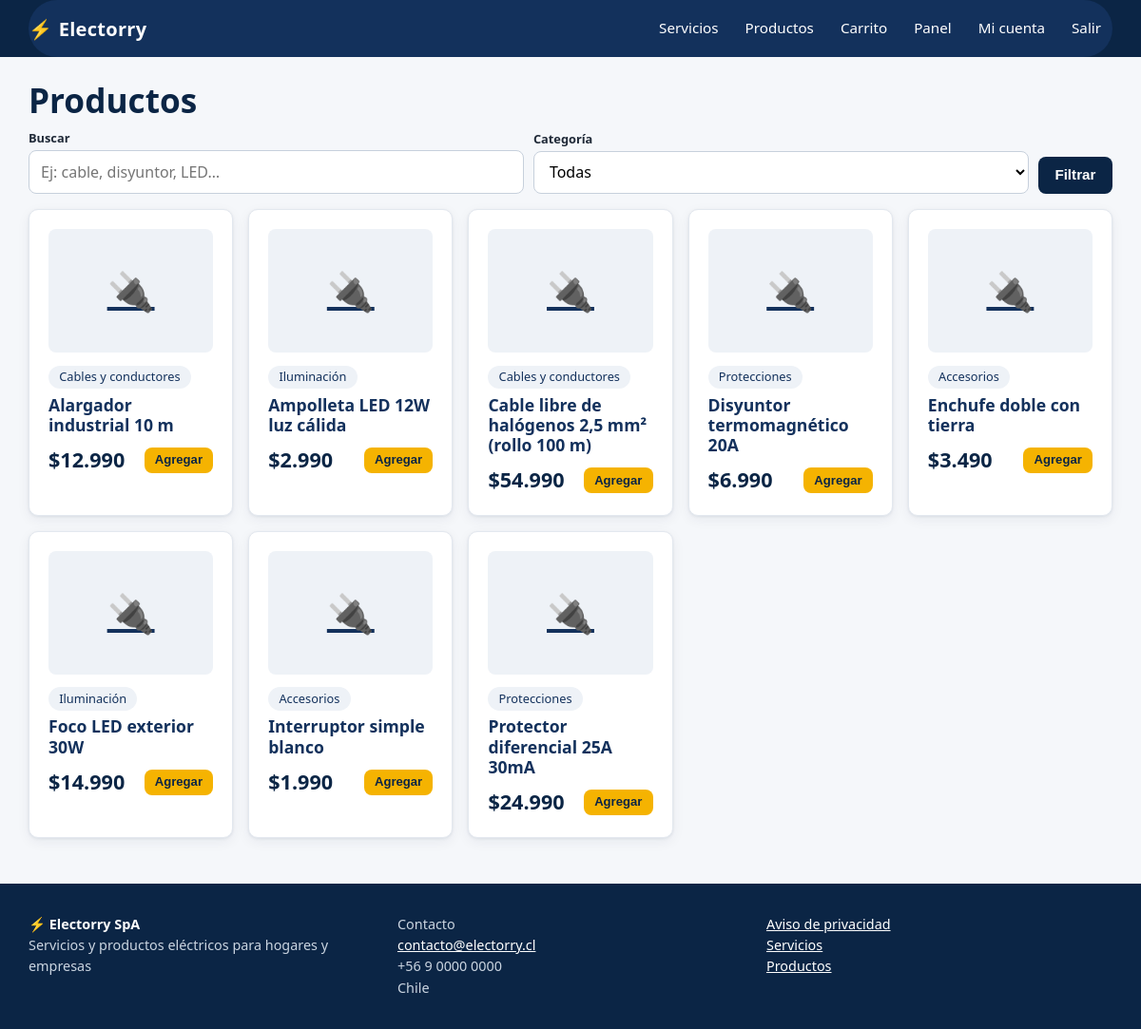
Screenshot of /productos/ (signed in) with the database file from the repository.
### apps/usuarios/models.py (models this page shows, shortened)
class Usuario(AbstractUser):
    username = None
    email = models.EmailField("correo electrónico", unique=True)
    telefono = models.CharField("teléfono", max_length=20, blank=True)
    rol = models.CharField(max_length=10, choices=Rol.choices, default=Rol.CLIENTE, db_index=True)
    acepta_privacidad = models.BooleanField("acepta aviso de privacidad", default=False)
    fecha_privacidad = models.DateTimeField(null=True, blank=True)
    anonimizado = models.BooleanField(default=False)
    USERNAME_FIELD = "email"
    REQUIRED_FIELDS = []
    objects = UsuarioManager()
    class Meta:
        ordering = ["last_name", "first_name"]
        verbose_name = "usuario"
        verbose_name_plural = "usuarios"
    @property
    def es_personal(self):
        return self.rol in (Rol.ADMIN, Rol.INTERNO)

### apps/tienda/models.py (models this page shows, shortened)
class Producto(models.Model):
    categoria = models.ForeignKey(CategoriaProducto, on_delete=models.PROTECT, related_name="productos")
    nombre = models.CharField(max_length=150)
    slug = models.SlugField(max_length=170, unique=True, blank=True)
    descripcion = models.TextField(blank=True)
    precio = models.PositiveIntegerField("precio (IVA incluido)")
    imagen = models.ImageField(upload_to=ruta_imagen_producto, blank=True)
    activo = models.BooleanField(default=True)
    creado = models.DateTimeField(auto_now_add=True)
    class Meta:
        ordering = ["nombre"]
        indexes = [models.Index(fields=["activo", "categoria"]), models.Index(fields=["nombre"])]
    def get_absolute_url(self):
        return reverse("tienda:detalle", kwargs={"slug": self.slug})

class CategoriaProducto(models.Model):
    nombre = models.CharField(max_length=100, unique=True)
    activa = models.BooleanField(default=True)
    class Meta:
        ordering = ["nombre"]
        verbose_name = "categoría de producto"
        verbose_name_plural = "categorías de producto"
    def __str__(self):
        return self.nombre

### apps/tienda/views.py (the view)
# urls.py: path("", views.lista, name="lista"),
def lista(request):
    qs = Producto.objects.select_related("categoria").filter(activo=True, categoria__activa=True)
    q = request.GET.get("q", "").strip()
    cat = request.GET.get("categoria", "")
    if q:
        qs = qs.filter(Q(nombre__icontains=q) | Q(descripcion__icontains=q))
    if cat.isdigit():
        qs = qs.filter(categoria_id=int(cat))
    pagina = Paginator(qs, 12).get_page(request.GET.get("pagina"))
    return render(
        request, "tienda/lista.html",
        {"pagina": pagina, "categorias": CategoriaProducto.objects.filter(activa=True), "q": q, "cat": cat},
    )

### apps/core/context_processors.py (called while the page is built)
def sitio(request):
    carrito_items = 0
    carrito = request.session.get("carrito") if hasattr(request, "session") else None
    if carrito:
        carrito_items = sum(int(c) for c in carrito.values())
    return {
        "EMPRESA": settings.EMPRESA,
        "IVA": settings.IVA_PORCENTAJE,
        "carrito_items": carrito_items,
    }

### apps/core/templatetags/electorry.py (called while the page is built)
@register.filter
def clp(valor):
    return formatear_clp(valor)

### apps/core/utils.py (called while the page is built)
def formatear_clp(valor):
    try:
        return "$" + f"{int(valor):,}".replace(",", ".")
    except (TypeError, ValueError):
        return "$0"

### templates/tienda/lista.html (shortened to what this page needs)
{% extends "base.html" %}
{% block content %}
<h1>Productos</h1>
<form class="filters" method="get">
  <div><label for="q">Buscar</label><input id="q" name="q" value="{{ q }}" placeholder="Ej: cable, disyuntor, LED…"></div>
  <div><label for="categoria">Categoría</label>
    <select id="categoria" name="categoria"><option value="">Todas</option>{% for c in categorias %}<option value="{{ c.pk }}" {% if cat == c.pk|stringformat:"s" %}selected{% endif %}>{{ c.nombre }}</option>{% endfor %}</select></div>
  <div style="flex:0 0 auto"><button class="btn secondary" type="submit">Filtrar</button></div>
</form>
<div class="grid cols-4">
  {% for p in pagina %}{% include "tienda/_tarjeta.html" %}
  {% empty %}<div class="card empty" style="grid-column:1/-1">No encontramos productos con esos filtros.</div>{% endfor %}
</div>
{% endblock %}

### templates/base.html (shortened to what this page needs)
{% load static electorry %}<!doctype html>
<html lang="es">
<head>
  <link rel="stylesheet" href="{% static 'css/app.css' %}">
</head>
<body>
<header class="site-header">
  <div class="container bar" id="barra-navegacion">
    <a class="brand" href="{% url 'core:inicio' %}"><span class="bolt">⚡</span> Electorry</a>
    <nav class="nav" aria-label="Principal">
      <a href="{% url 'catalogo:lista' %}">Servicios</a>
      <a href="{% url 'tienda:lista' %}">Productos</a>
      <a href="{% url 'tienda:carrito' %}">Carrito{% if carrito_items %}<span class="badge-n">{{ carrito_items }}</span>{% endif %}</a>
      {% if user.is_authenticated %}
        {% if user.es_personal %}
          <a href="{% url 'panel:dashboard' %}">Panel</a>
        {% else %}
          <a href="{% url 'solicitudes:mis_solicitudes' %}">Mis solicitudes</a>
          <a href="{% url 'tienda:mis_compras' %}">Mis compras</a>
        {% endif %}
        <a href="{% url 'usuarios:perfil' %}">{{ user.first_name|default:"Mi cuenta" }}</a>
        <form method="post" action="{% url 'usuarios:logout' %}" style="display:inline">{% csrf_token %}<button class="linklike" type="submit" style="color:#fff;padding:.5rem .75rem">Salir</button></form>
      {% else %}
        <a href="{% url 'usuarios:login' %}">Ingresar</a>
        <a class="cta" href="{% url 'usuarios:registro' %}">Crear cuenta</a>
      {% endif %}
    </nav>
  </div>
</header>
<main id="contenido" class="container">
  {% block content %}{% endblock %}
</main>
<footer class="site-footer">
  <div class="container footer-grid">
    <div><strong style="color:#fff">⚡ {{ EMPRESA.nombre }}</strong><br>{{ EMPRESA.eslogan }}</div>
    <div>Contacto<br><a href="mailto:{{ EMPRESA.email }}">{{ EMPRESA.email }}</a><br>{{ EMPRESA.telefono }}<br>{{ EMPRESA.direccion }}</div>
    <div><a href="{% url 'core:privacidad' %}">Aviso de privacidad</a><br><a href="{% url 'catalogo:lista' %}">Servicios</a><br><a href="{% url 'tienda:lista' %}">Productos</a></div>
  </div>
</footer>
</body>
</html>

### templates/tienda/_tarjeta.html
{% load electorry %}
<article class="card">
  <a class="thumb" href="{{ p.get_absolute_url }}">{% if p.imagen %}<img src="{{ p.imagen.url }}" alt="{{ p.nombre }}" loading="lazy">{% else %}🔌{% endif %}</a>
  <span class="pill">{{ p.categoria }}</span>
  <h3 style="margin-top:.4rem"><a href="{{ p.get_absolute_url }}" style="text-decoration:none">{{ p.nombre }}</a></h3>
  <div class="row between"><span class="price">{{ p.precio|clp }}</span>
    <form method="post" action="{% url 'tienda:carrito_agregar' p.pk %}">{% csrf_token %}<input type="hidden" name="next" value="{{ request.get_full_path }}"><button class="btn small" type="submit">Agregar</button></form></div>
</article>

### static/css/app.css (style rules this page uses)
:root { --navy: #0b2545; --navy-2: #13315c; --amber: #f5b301; --amber-d: #d99a00; --ink: #1f2937; --muted: #6b7280; --bg: #f5f7fa; --card: #fff; --line: #e3e8ef; --ok: #15803d; --ok-bg: #dcfce7; --warn: #a16207; --warn-bg: #fef3c7; --err: #b91c1c; --err-bg: #fee2e2; --info: #1d4ed8; --info-bg: #dbeafe; --radius: 10px; --shadow: 0 1px 3px rgba(11,37,69,.08), 0 4px 14px rgba(11,37,69,.06); }
*, *::before, *::after { box-sizing: border-box; }
html { scroll-behavior: smooth; }
body { margin: 0; font: 16px/1.55 system-ui, -apple-system, "Segoe UI", Roboto, sans-serif; color: var(--ink); background: var(--bg); }
a { color: var(--navy-2); }
h1, h2, h3 { line-height: 1.2; color: var(--navy); margin: 0 0 .6rem; }
h1 { font-size: clamp(1.6rem, 3vw, 2.2rem); }
h3 { font-size: 1.1rem; }
.container { width: min(1140px, 100% - 2rem); margin-inline: auto; }
.small { font-size: .875rem; }
.row { display: flex; gap: .75rem; flex-wrap: wrap; align-items: center; }
.row.between { justify-content: space-between; }
.site-header { background: var(--navy); color: #fff; position: sticky; top: 0; z-index: 20; }
.site-header a { color: #fff; text-decoration: none; }
.site-header .bar { display: flex; align-items: center; gap: 1rem; min-height: 60px; }
#barra-navegacion { background-color: #13315c; }
.brand { font-weight: 800; font-size: 1.25rem; letter-spacing: .3px; display: flex; align-items: center; gap: .4rem; }
.brand .bolt { color: var(--amber); }
.nav { display: flex; gap: .25rem; align-items: center; margin-left: auto; flex-wrap: wrap; }
.nav a, .nav button.linklike { padding: .5rem .75rem; border-radius: 8px; color: #fff; font-size: .95rem; }
button.linklike { background: none; border: 0; cursor: pointer; font: inherit; }
main { padding: 1.5rem 0 3rem; min-height: 60vh; }
.site-footer { background: var(--navy); color: #cbd5e1; padding: 2rem 0; font-size: .9rem; }
.site-footer a { color: #fff; }
.footer-grid { display: grid; gap: 1.5rem; grid-template-columns: repeat(auto-fit, minmax(220px, 1fr)); }
.card { background: var(--card); border: 1px solid var(--line); border-radius: var(--radius); padding: 1.25rem; box-shadow: var(--shadow); }
.grid { display: grid; gap: 1rem; }
.grid.cols-4 { grid-template-columns: repeat(auto-fit, minmax(210px, 1fr)); }
.btn { display: inline-block; border: 0; cursor: pointer; background: var(--amber); color: var(--navy); font-weight: 700; padding: .65rem 1.1rem; border-radius: 8px; text-decoration: none; font-size: .95rem; line-height: 1.2; }
.btn.secondary { background: var(--navy); color: #fff; }
.btn.small { padding: .35rem .7rem; font-size: .82rem; }
.pill { display: inline-block; background: #eef2f7; border-radius: 99px; padding: .15rem .7rem; font-size: .8rem; color: var(--navy-2); }
.price { font-size: 1.35rem; font-weight: 800; color: var(--navy); }
.thumb { aspect-ratio: 4/3; background: #eef2f7; border-radius: 8px; display: grid; place-items: center; font-size: 2.5rem; overflow: hidden; margin-bottom: .75rem; }
.field input:not([type=checkbox]):not([type=radio]):not([type=file]), .field select, .field textarea, .filters input, .filters select { width: 100%; padding: .6rem .75rem; border: 1px solid #c7d0dc; border-radius: 8px; font: inherit; background: #fff; }
.filters { display: flex; gap: .6rem; flex-wrap: wrap; align-items: end; margin-bottom: 1rem; }
.filters > div { flex: 1 1 150px; }
.filters label { font-size: .8rem; font-weight: 600; display: block; margin-bottom: .15rem; }
.bar { background: #eef2f7; border-radius: 99px; height: 12px; overflow: hidden; }

### rows the page displays
Usuario: first_name "Mi cuenta"
Producto: categoria "Cables y conductores", nombre "Alargador industrial 10 m", precio|clp "$12.990"
Producto: categoria "Iluminación", nombre "Ampolleta LED 12W luz cálida", precio|clp "$2.990"
Producto: categoria "Cables y conductores", nombre "Cable libre de halógenos 2,5 mm² (rollo 100 m)", precio|clp "$54.990"
Producto: categoria "Protecciones", nombre "Disyuntor termomagnético 20A", precio|clp "$6.990"
Producto: categoria "Accesorios", nombre "Enchufe doble con tierra", precio|clp "$3.490"
Producto: categoria "Iluminación", nombre "Foco LED exterior 30W", precio|clp "$14.990"
Producto: categoria "Accesorios", nombre "Interruptor simple blanco", precio|clp "$1.990"
Producto: categoria "Protecciones", nombre "Protector diferencial 25A 30mA", precio|clp "$24.990"

### other values shown
{{ EMPRESA.nombre }} "Electorry SpA"
{{ EMPRESA.eslogan }} "Servicios y productos eléctricos para hogares y empresas"
{{ EMPRESA.email }} "contacto@electorry.cl"
{{ EMPRESA.telefono }} "+56 9 0000 0000"
{{ EMPRESA.direccion }} "Chile"
